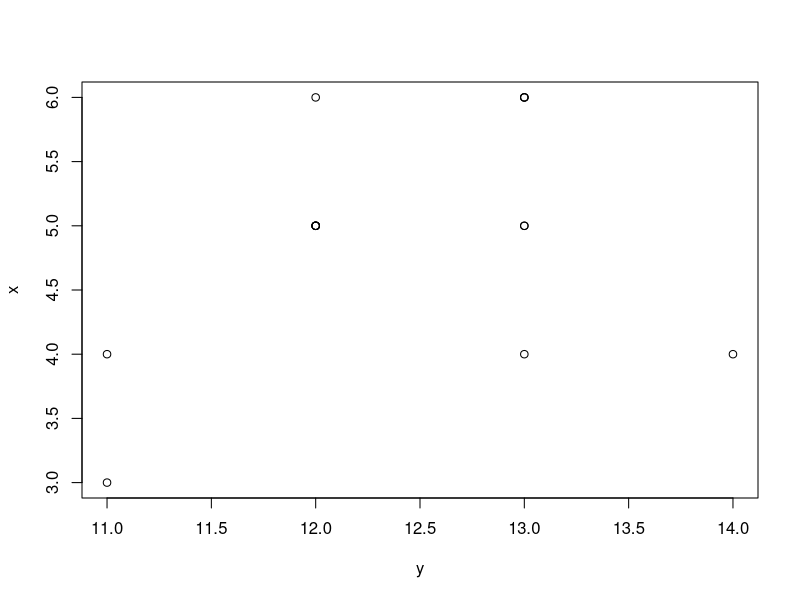
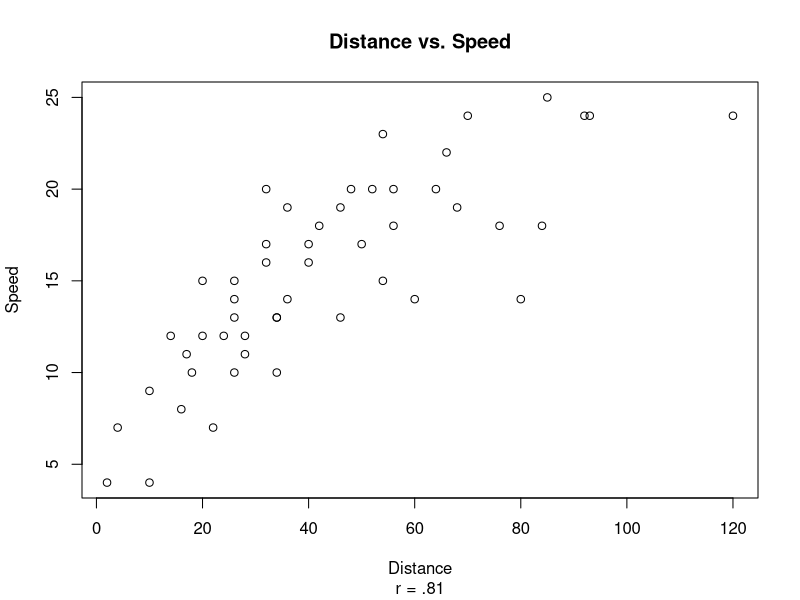

Generate these figures, in order, with R:
## ---- chunk 1
x = c(5, 5, 4, 4, 5, 5, 4, 5, 3, 5, 6, 6, 5, 6, 6)
y = c(13, 12, 13, 14, 13, 12, 11, 12, 11, 12, 13, 12, 12, 13, 13)
xy=sum(x*y)
xy
## ---- chunk 2
x = c(5, 5, 4, 4, 5, 5, 4, 5, 3, 5, 6, 6, 5, 6, 6)
y = c(13, 12, 13, 14, 13, 12, 11, 12, 11, 12, 13, 12, 12, 13, 13)
sumx = sum(x)
sumy = sum(y)
sumx
sumy
## ---- chunk 3
num=(15*xy)-(sumx*sumy)
num
## ---- chunk 4
dsumx=sum(x^2)
dsumy=sum(y^2)
dsumx
dsumy
## ---- chunk 5
ssx=sum(x)^2
ssy=sum(y)^2
ssx
ssy
## ---- chunk 6
den = sqrt(((15*dsumx)-(ssx))*((15*dsumy)-(ssy)))
den
## ---- chunk 7
r = num/den
r
## ---- chunk 8
x
y
cor(x,y)
## ---- chunk 9
plot(x~y)
## ---- chunk 10
plot(cars$speed~cars$dist, xlab="Distance",ylab = "Speed",main="Distance vs. Speed", sub = "r = .81")
cor(cars$speed,cars$dist)
